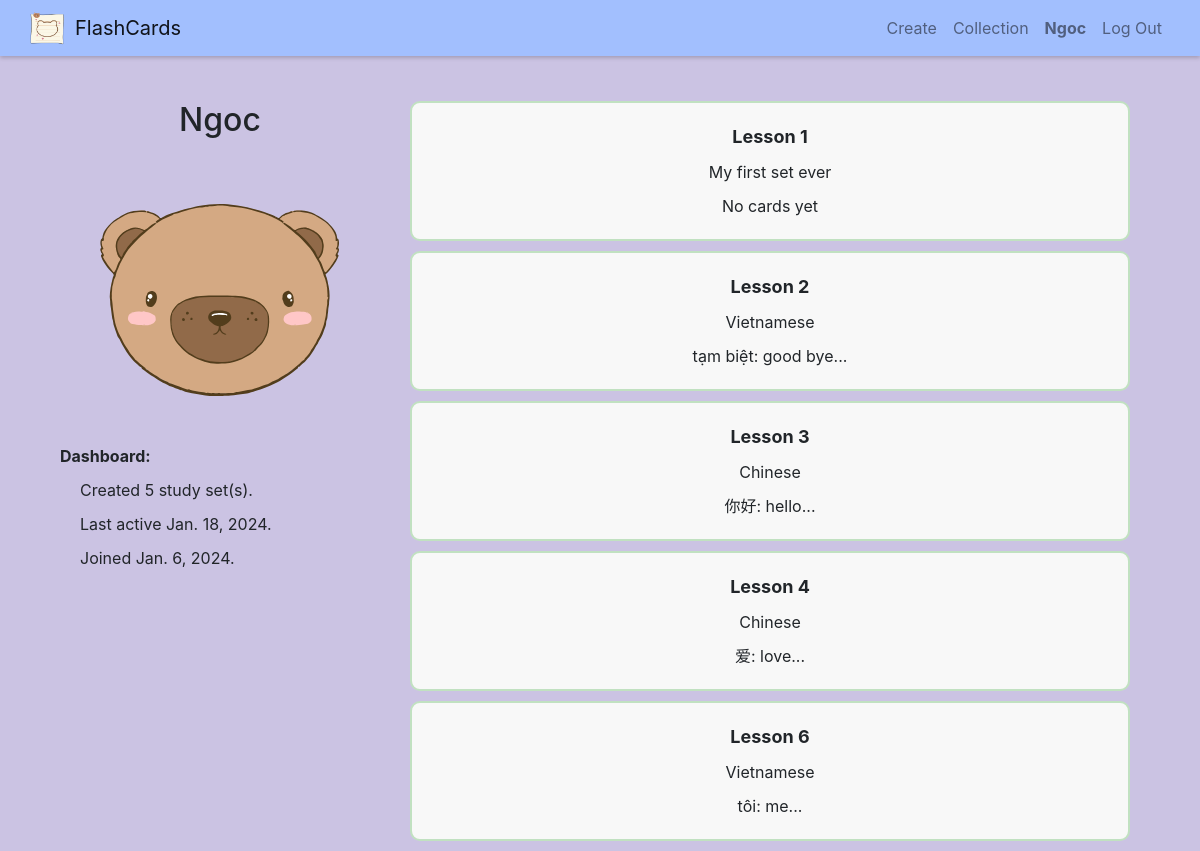
The page /user/Ngoc on the database as committed earlier.
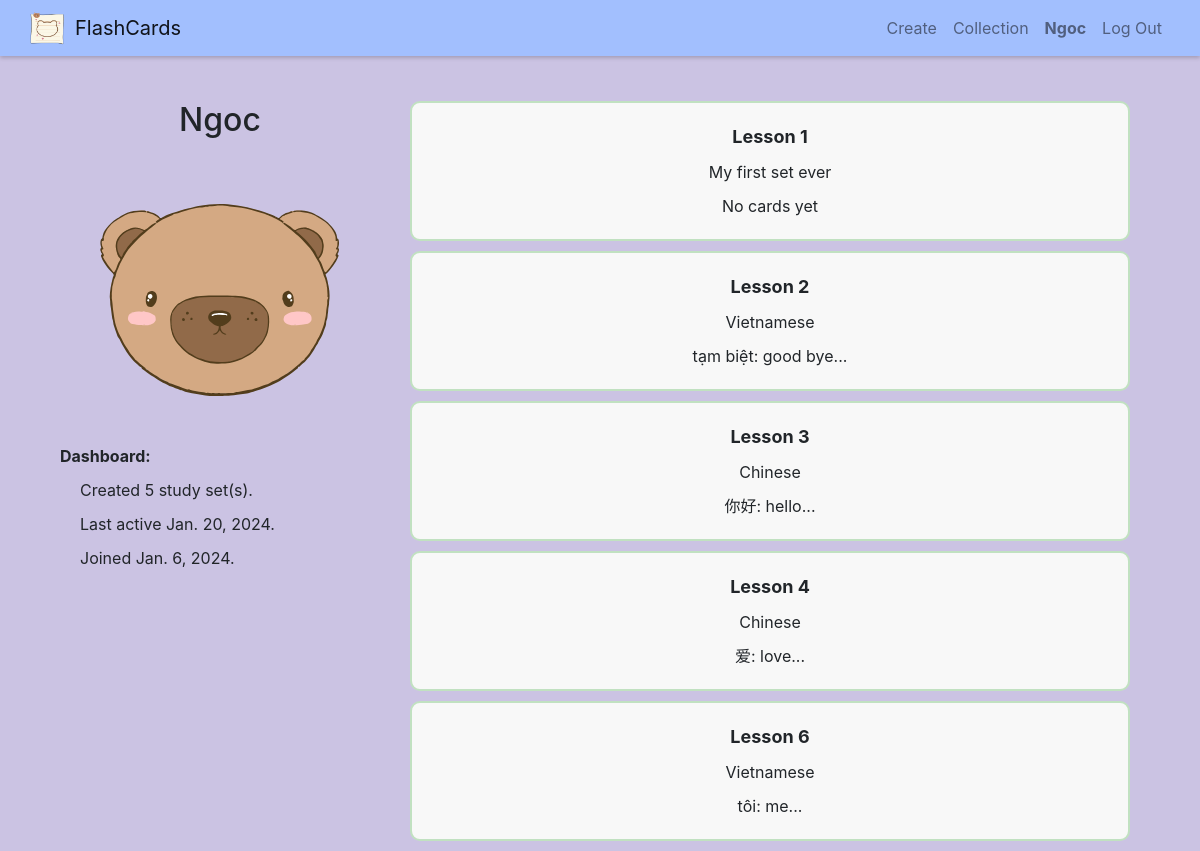
The same page on the database as committed later.
### flashcards/models.py (models this page shows)
class User(AbstractUser):
    pass

### flashcards/views.py (the view)
# urls.py: path("user/<str:username>", views.user, name="user"),
def user(request, username):
    try:
        user = User.objects.get(username=username)
    except User.DoesNotExist:
        return HttpResponseRedirect(reverse('error', args=(404,)))
    return render(request, "flashcards/user.html", {
        "user": user
    })

### flashcards/templates/flashcards/user.html (shortened to what this page needs)
{% extends "flashcards/layout.html" %}
{% load static %}
{% block body %}
<div class="user-profile center">
    <div class="username-div">
        <h2>{{ user.username }}</h2>
        <img src="{% static 'flashcards/avatar-bear.svg' %}">
        <div class="left">
        <b>Dashboard:</b>
            <ul>
                <li>Created {{ user.sets.all.count}} study set(s).</li>
                <li>Last active {{ user.last_login.date }}.</li>
                <li>Joined {{ user.date_joined.date }}.</li>
            </ul>
        </div>
    </div>
    <div class="study-sets-div">
        <div class="existing-sets-div center">
            {% for set in user.sets.all %}
            <div class="set-div existing" id="{{ set.id }}">
                <div class="set-item set-title">{{ set.name }}</div>
                <div class="set-item">
                    <ul>
                        <li>{{ set.description }}</li>
                        {% if set.cards.all %}
                            <li>{{ set.cards.all.first.term }}: {{ set.cards.all.first.definition }}...</li>
                        {% else %}
                            <li>No cards yet</li>
                        {% endif %}
                    </ul>
                </div>
            </div>
            {% endfor %}
        </div>
    </div>
</div>
{% endblock %}

### flashcards/templates/flashcards/layout.html (shortened to what this page needs)
{% load static %}
<!DOCTYPE html>
<html lang="en">
    <head>
        <link rel="stylesheet" href="https://cdn.jsdelivr.net/npm/bootstrap@4.3.1/dist/css/bootstrap.min.css">
        <link href="{% static 'flashcards/styles.css' %}" rel="stylesheet">
    </head>
    <body>
          <nav class="navbar navbar-expand-sm navbar-light bg-custom">
            <img id="logo" src="{% static 'flashcards/logo.png' %}" class="d-inline-block align-top" alt="">
            <a class="navbar-brand" href="{% url 'index' %}">FlashCards</a>
            <div class="collapse navbar-collapse justify-content-end" id="navbarNavAltMarkup">
              <div class="navbar-nav">
                {% if user.is_authenticated %}
                    <a class="nav-item nav-link" href="{% url 'create' %}">Create</a>
                    <a class="nav-item nav-link" href="{% url 'collection' %}">Collection</a>
                    <a class="nav-item nav-link" href="{% url 'user' user.username %}"><strong>{{ user.username }}</strong></a>
                    <a class="nav-item nav-link" href="{% url 'logout' %}">Log Out</a>
                {% else %}
                    <a class="nav-item nav-link" href="{% url 'login' %}">Log In</a>
                    <a class="nav-item nav-link" href="{% url 'register' %}">Register</a>
                {% endif %}
              </div>
            </div>
          </nav>
        <div class="body">
            {% block body %}
            {% endblock %}
        </div>
    </body>
</html>

Rows that differ between the two databases and show on the page:
changed User "Ngoc": last_login "Jan. 18, 2024" → "Jan. 20, 2024"
